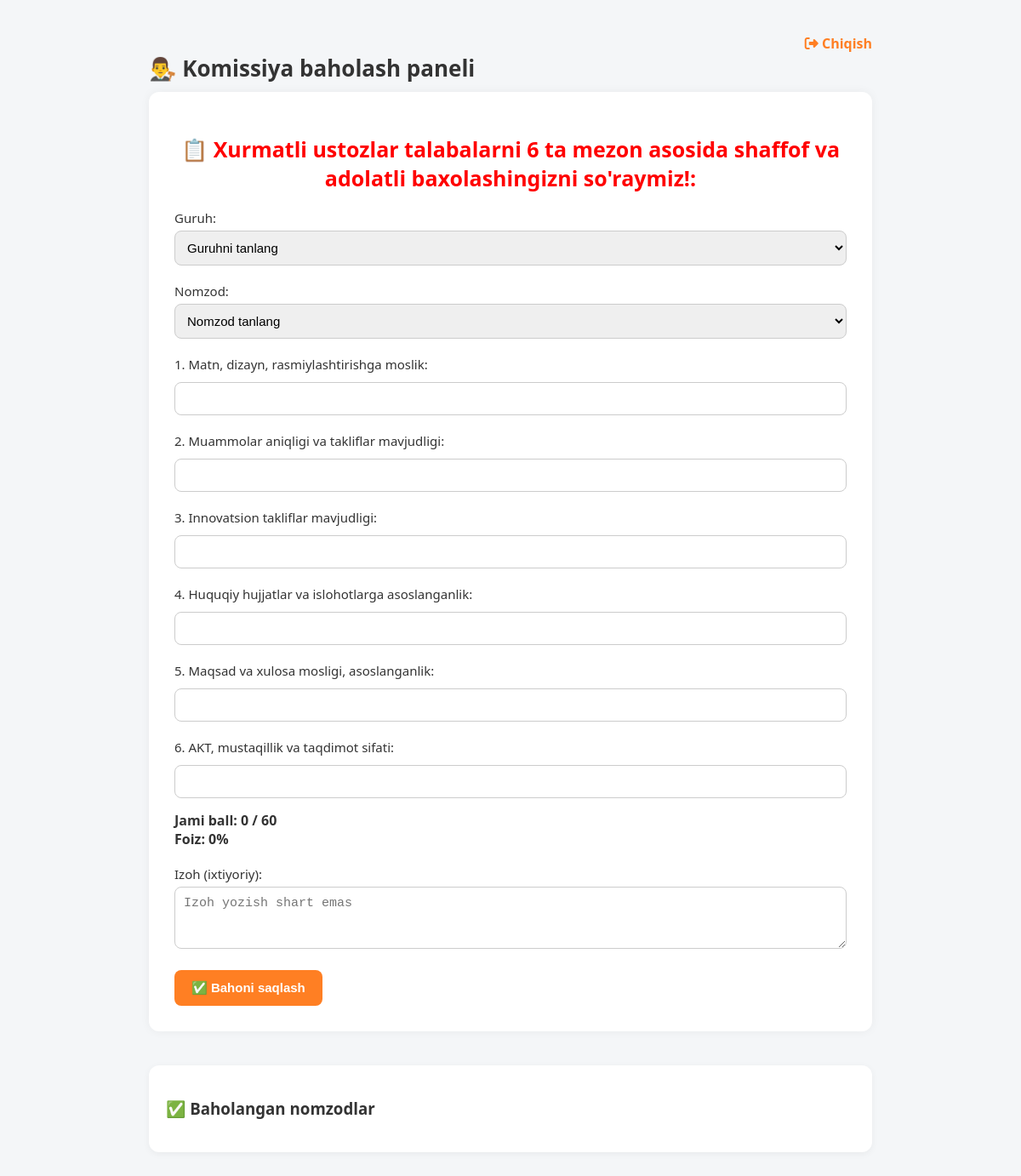
The page /evaluate (signed in) on the database as committed earlier.
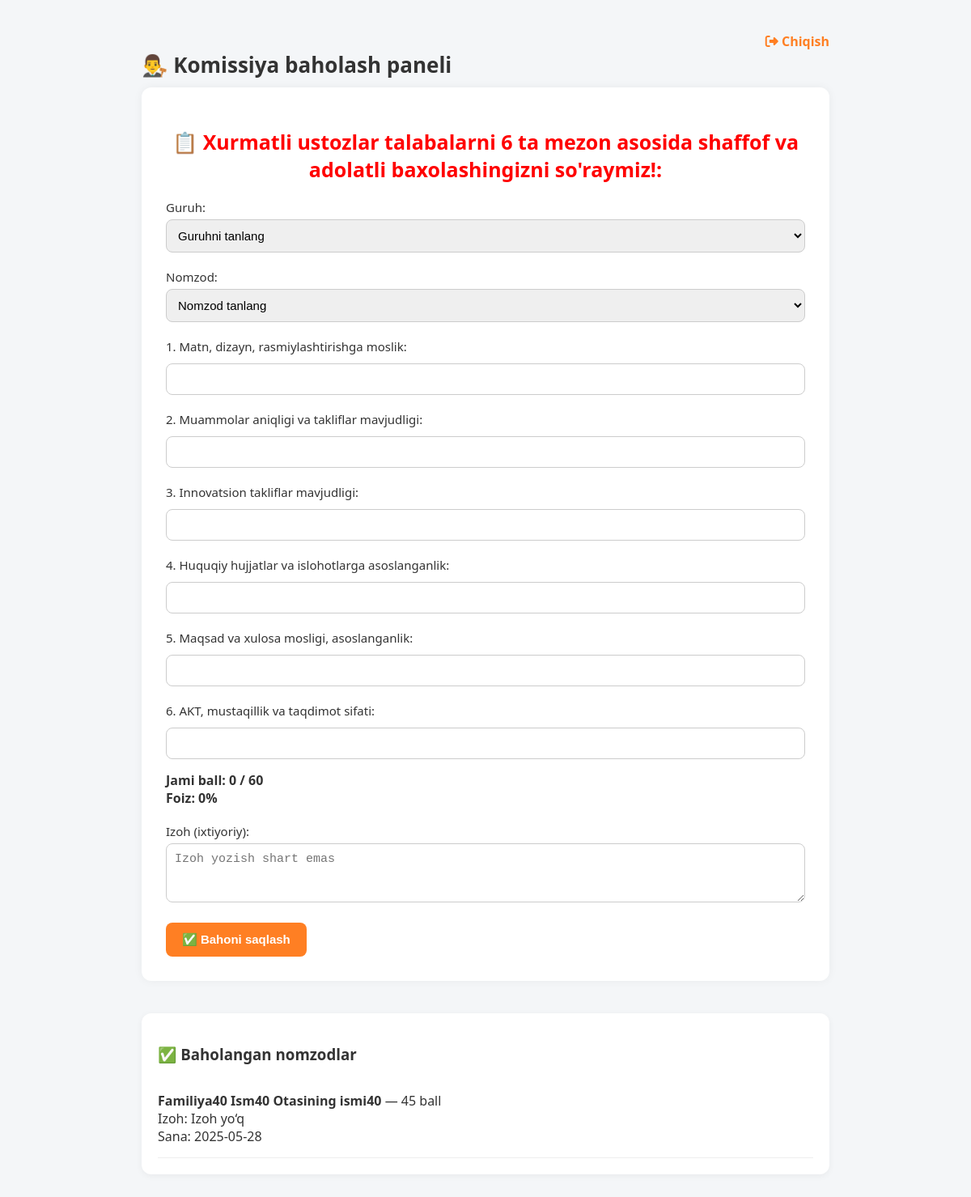
The same page on the database as committed later.
### app.py (models this page shows)
class Evaluation(db.Model):
    id = db.Column(db.Integer, primary_key=True)
    candidate_id = db.Column(db.Integer, db.ForeignKey('candidate.id'))
    commission_id = db.Column(db.Integer, db.ForeignKey('user.id'))
    score = db.Column(db.Integer)
    comment = db.Column(db.Text)
    evaluated_at = db.Column(db.DateTime, default=datetime.utcnow)
    candidate = db.relationship('Candidate', backref='evaluations')
    commission = db.relationship('User', backref='evaluations')

class Candidate(db.Model):
    id = db.Column(db.Integer, primary_key=True)
    lastname = db.Column(db.String(50))
    firstname = db.Column(db.String(50))
    fathername = db.Column(db.String(50))  # ✅ yangi maydon
    group_id = db.Column(db.Integer, db.ForeignKey('group.id'))
    topic = db.Column(db.String(200))
    full_name = db.Column(db.String(100))
    passport = db.Column(db.String(20))
    date_added = db.Column(db.DateTime, default=datetime.utcnow)

### app.py (the view, shortened to what this page needs)
@app.route('/evaluate', methods=['GET', 'POST'])
def evaluate():
    if session.get('role') != 'commission':
        return redirect('/')
    commission_id = session.get('user_id')
    commission_user = User.query.get(commission_id)  # qo‘shildi
    evaluated_ids = {e.candidate_id for e in Evaluation.query.filter_by(commission_id=commission_id).all()}
    candidates = Candidate.query.filter(~Candidate.id.in_(evaluated_ids)).all()
    groups = Group.query.all()
    evaluations = Evaluation.query.filter_by(commission_id=commission_id).all()
    return render_template('evaluate.html',
                           candidates=candidates,
                           groups=groups,
                           evaluations=evaluations,
                           commission_user=commission_user)  # qo‘shildi

### templates/evaluate.html (shortened to what this page needs)
<!DOCTYPE html>
<html lang="uz">
<head>
  <link rel="stylesheet" href="https://cdnjs.cloudflare.com/ajax/libs/font-awesome/6.5.0/css/all.min.css">
</head>
<body>
  <div class="container">
    <a href="/logout" class="logout"><i class="fa fa-sign-out-alt"></i> Chiqish</a>
    <h2>👨‍⚖ Komissiya baholash paneli</h2>
      <form method="POST">
        <label style="font-size: 25px; color: red; font-weight: 900; text-align: center;">📋 Xurmatli ustozlar talabalarni 6 ta mezon asosida shaffof va adolatli baxolashingizni so'raymiz!:</label>
      <label>Guruh:</label>
      <select id="groupSelect" required>
        <option value="" disabled selected>Guruhni tanlang</option>
      </select>
      <label>Nomzod:</label>
      <select name="candidate_id" id="candidateSelect" required>
        <option value="">Nomzod tanlang</option>
      </select>
      <div class="criteria-group">
        <div class="criteria-item">
          <label>1. Matn, dizayn, rasmiylashtirishga moslik:</label>
          <input type="number" name="criterion1" min="0" max="10" required>
        </div>
        <div class="criteria-item">
          <label>2. Muammolar aniqligi va takliflar mavjudligi:</label>
          <input type="number" name="criterion2" min="0" max="10" required>
        </div>
        <div class="criteria-item">
          <label>3. Innovatsion takliflar mavjudligi:</label>
          <input type="number" name="criterion3" min="0" max="10" required>
        </div>
        <div class="criteria-item">
          <label>4. Huquqiy hujjatlar va islohotlarga asoslanganlik:</label>
          <input type="number" name="criterion4" min="0" max="10" required>
        </div>
        <div class="criteria-item">
          <label>5. Maqsad va xulosa mosligi, asoslanganlik:</label>
          <input type="number" name="criterion5" min="0" max="10" required>
        </div>
        <div class="criteria-item">
          <label>6. AKT, mustaqillik va taqdimot sifati:</label>
          <input type="number" name="criterion6" min="0" max="10" required>
        </div>
      </div>
      <div class="result-summary">
        Jami ball: <span id="total">0</span> / 60 <br>
        Foiz: <span id="percent">0</span>%
      </div>
      <label>Izoh (ixtiyoriy):</label>
      <textarea name="comment" rows="3" placeholder="Izoh yozish shart emas"></textarea>
      <button type="submit">✅ Bahoni saqlash</button>
    </form>
    <div class="evaluations">
      <h3>✅ Baholangan nomzodlar</h3>
      {% for e in evaluations %}
        <div class="evaluation-item">
          <strong>{{ e.candidate.full_name }}</strong> — {{ e.score }} ball<br>
          Izoh: {{ e.comment or "Izoh yo‘q" }}<br>
          Sana: {{ e.evaluated_at.strftime('%Y-%m-%d') }}
        </div>
      {% endfor %}
    </div>
  </div>
</body>
</html>

### templates/evaluate.html (style rules this page uses)
* { box-sizing: border-box; }
body { font-family: 'Segoe UI', sans-serif; margin: 0; padding: 40px 20px; background: #f4f6f8; color: #333; display: flex; justify-content: center; }
.container { max-width: 850px; width: 100%; }
h2 { font-size: 26px; margin-bottom: 10px; }
.logout { float: right; color: #ff7f23; text-decoration: none; font-weight: bold; }
form { background: #fff; padding: 30px; border-radius: 12px; box-shadow: 0 0 12px rgba(0, 0, 0, 0.05); margin-bottom: 40px; }
label { margin-top: 20px; font-weight: 500; display: block; font-size: 15px; }
select, input[type=number], textarea { width: 100%; padding: 10px; border-radius: 8px; border: 1px solid #ccc; margin-top: 5px; font-size: 15px; }
.criteria-group { margin-top: 20px; }
.criteria-item { margin-bottom: 15px; }
.criteria-item label { font-weight: 500; margin-bottom: 6px; display: block; }
.result-summary { margin-top: 15px; font-weight: bold; }
.evaluations { background: #fff; padding: 20px; border-radius: 12px; box-shadow: 0 2px 8px rgba(0, 0, 0, 0.05); }
.evaluation-item { border-bottom: 1px solid #eee; padding: 15px 0; }
button[type="submit"] { background: #ff7f23; border: none; color: #fff; padding: 12px 20px; border-radius: 8px; font-weight: bold; font-size: 15px; margin-top: 20px; cursor: pointer; }

Rows that differ between the two databases and show on the page:
added Evaluation: candidate.full_name "Familiya40 Ism40 Otasining ismi40", score "45", comment "Izoh yo‘q", evaluated_at "2025-05-28"
